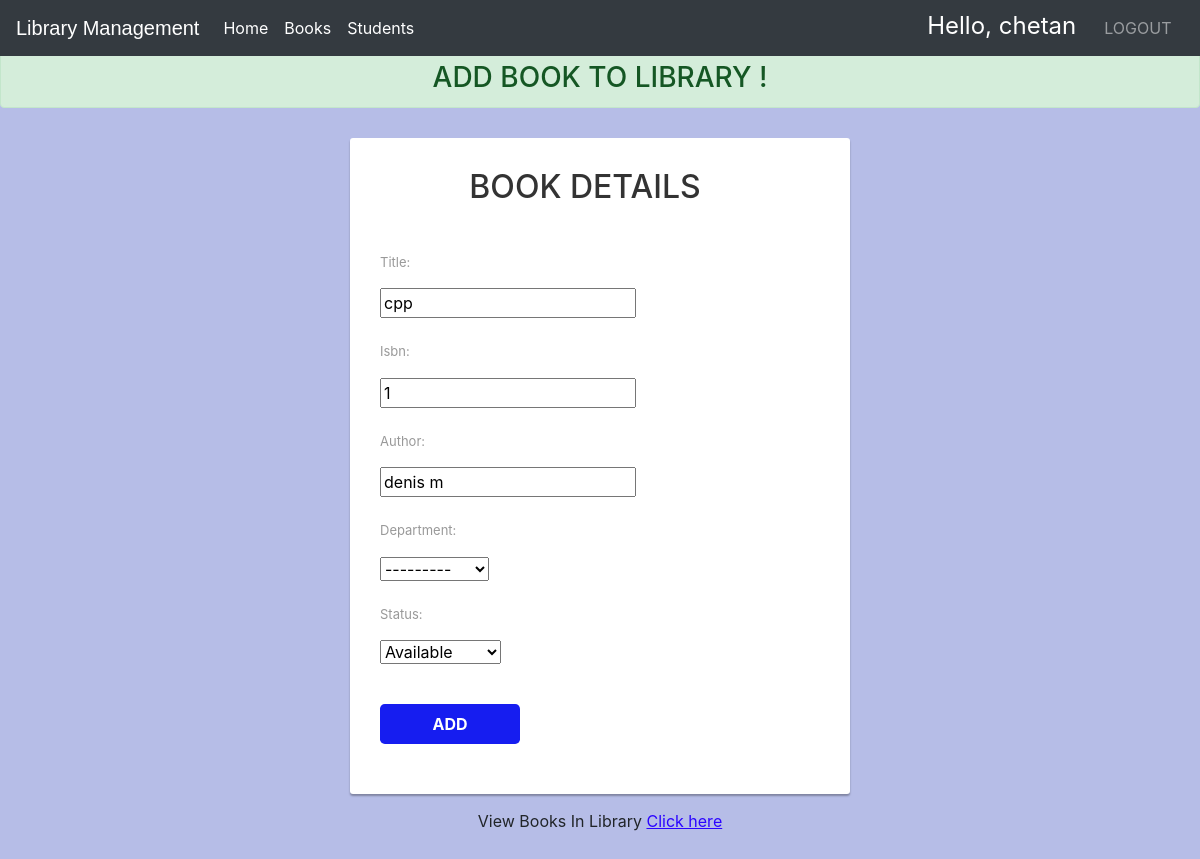
The page /updatebook/1/ (signed in) on the database its author committed.
### library/models.py (models this page shows, shortened)
class Book(models.Model):
    deptchoice= [
        ('Computer', 'Computer'),
        ('Mechanical', 'Mechanical'),
        ('ENTC', 'ENTC'),
        ('Civil', 'Civil'),
        ('IT', 'IT'),
        ]
    STATUS = [
        ('Available','Available'),
        ('Not Available','Not Available')
    ]
    title = models.CharField(max_length=30)
    isbn = models.PositiveIntegerField(unique=True)
    author = models.CharField(max_length=40)
    department = models.CharField(max_length=30,choices=deptchoice)
    status = models.CharField(max_length=20,null=True,choices=STATUS,default='Available')

### library/decorators.py (the view)
		def wrapper_func(request, *args, **kwargs):
			group = None
			if request.user.groups.exists():
				group = request.user.groups.all()[0].name
			if group in allowed_roles:
				return view_func(request, *args, **kwargs)
			else:
				return HttpResponse('You are not authorized to view this page')

### library/forms.py
class BookForm(ModelForm):
    class Meta:
        model = Book
        fields = '__all__'

### library/views.py (called while the page is built)
@login_required(login_url='login')
@allowed_users(allowed_roles=['admin'])
def updateBook(request, pk):
    book = Book.objects.get(id=pk)
    form = BookForm(instance=book)
    if request.method == 'POST':
        form = BookForm(request.POST, instance=book)
        if form.is_valid():
            form.save()
            return redirect('/' )
    context ={'form': form}
    return render(request, 'library/addbook_form.html', context)

### library/templates/library/addbook_form.html (shortened to what this page needs)
<!DOCTYPE html>
<html lang="en" dir="ltr">
  <head>
    <link rel="stylesheet" href="https://stackpath.bootstrapcdn.com/bootstrap/4.3.1/css/bootstrap.min.css">
    <link rel="stylesheet" href="https://maxcdn.bootstrapcdn.com/font-awesome/4.7.0/css/font-awesome.min.css">
  </head>
  <body style="background-color:#b6bde7;">
    {% include "library/navbaradmin.html" %}
    <br>
    <br>
<center><h3 style=" margin-bottom: 0px;"class = 'alert alert-success'>ADD BOOK TO LIBRARY !</h3></center>
    <div class="signup-form">
        <form  method="post" class="form-horizontal">
    			<center><h2> BOOK DETAILS</h2></center>
            {% for field in form %}
            <div class="form-group">
              <label class="control-label col-xs-4">{{ field.label_tag }}</label>
              <div class="col-xs-8">
              {{ field }}
               </div>
            </div>
            {% endfor %}
    		<div class="form-group">
    			<div class="col-xs-8 col-xs-offset-4">
            <button type="submit" class="btn btn-primary btn-lg">ADD</button>
    			</div>
    		</div>
        </form>
    	<div class="text-center">View Books In Library  <a href="{% url 'viewbook' %}">Click here</a></div>
    </div>
  </body>
</html>

### library/templates/library/navbaradmin.html (shortened to what this page needs)
<!DOCTYPE html>
<html lang="en">
<head>
<link rel="stylesheet" href="https://stackpath.bootstrapcdn.com/bootstrap/4.3.1/css/bootstrap.min.css">
<link rel="stylesheet" href="https://maxcdn.bootstrapcdn.com/font-awesome/4.7.0/css/font-awesome.min.css">
</head>
<body>
<div class="bs-example">
    <nav class="navbar navbar-expand-md bg-dark navbar-dark fixed-top">
        <a href="/" class="navbar-brand">Library Management</a>
        <div class="collapse navbar-collapse justify-content-between" id="navbarCollapse">
            <div class="navbar-nav">
                <a href="/" class="nav-item nav-link active">Home</a>
                <li class="nav-item active">
                <a href="{% url 'viewbook' %}" class="nav-item nav-link active">Books</a>
              </li>
                {% if request.user.is_staff %}
                <a href="{% url 'viewstudent' %}" class="nav-item nav-link active">Students</a>
                {% endif %}
            </div>
            <div class="navbar-nav">
                <span class="hello-msg">Hello, {{request.user}}</span>
                <a href="{% url 'logout' %}" class="nav-item nav-link">LOGOUT</a> &nbsp
            </div>
        </div>
    </nav>
</div>
</body>
</html>

### library/templates/library/addbook_form.html (style rules this page uses)
body { color: #aa082e; background: #c5acb0; font-family: 'Roboto', sans-serif; }
.form-control, .btn { border-radius: 3px; }
.signup-form { width: 500px; margin: 0 auto; padding: 30px 0; }
.signup-form h2 { color: #333; margin: 0 0 30px 0; display: inline-block; padding: 0 30px 10px 0; border-bottom: 3px solid #ffffff; }
.signup-form form { color: #999; border-radius: 3px; margin-bottom: 15px; background: #fff; box-shadow: 0px 2px 2px rgba(0, 0, 0, 0.3); padding: 30px; }
.signup-form .form-group { margin-bottom: 20px; }
.signup-form label { font-weight: normal; font-size: 13px; }
.signup-form .btn { font-size: 16px; font-weight: bold; background: #161df0; border: none; margin-top: 20px; min-width: 140px; }
.signup-form a { color: #2b04ff; text-decoration: underline; }

### library/templates/library/navbaradmin.html (style rules this page uses)
.bs-example { margin: 0px; }
.navbar-brand { font-size: 20px; font-family: sans-serif; }
.hello-msg { font-size: 24px; color: #fff; margin-right: 20px; }

### rows shown on the page
Book: form "cpp" "1" "denis m" "---------" "Available"

### other values the page prints
{{ request.user }} "chetan"
{{ field.label_tag }} "Title:" "Isbn:" "Author:" "Department:" "Status:"
